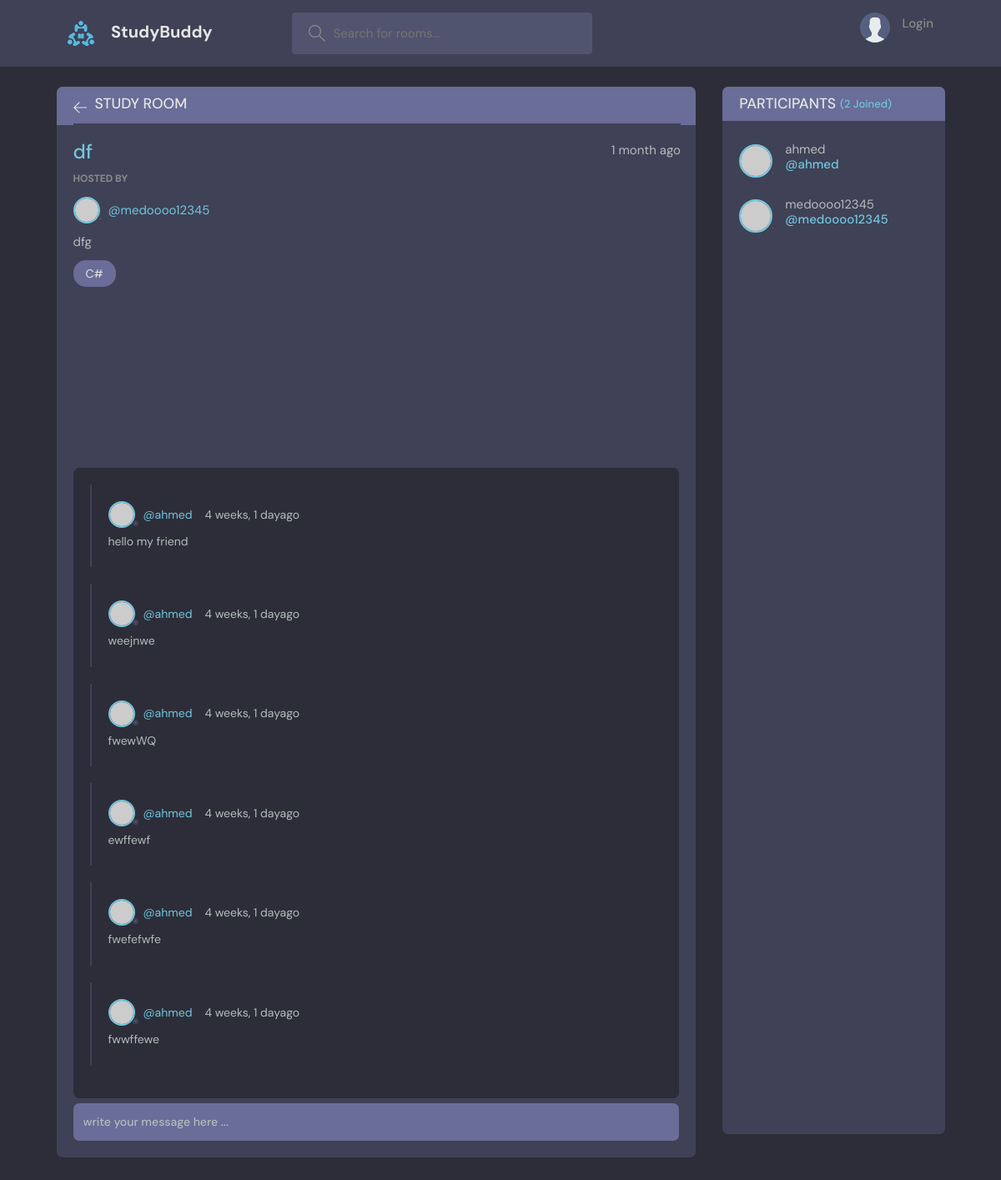
The app's page /room/5 with its own data.
### base/models.py (models this page shows, shortened)
class Room(models.Model):
    topic = models.ForeignKey(Topic, on_delete= models.SET_NULL, null=True )
    Host = models.ForeignKey(User, on_delete= models.SET_NULL, null=True)
    roomType = models.CharField(max_length = 50)
    participants = models.ManyToManyField(User ,related_name='participants', blank = True)
    description = models.TextField(null = True , blank=True)
    name = models.CharField(max_length = 200, null=True)
    updated = models.DateTimeField(auto_now=True)
    created = models.DateTimeField(auto_now_add=True)
    class Meta:
        ordering = ['-updated','-created']

class Topic(models.Model):
    name = models.CharField(max_length = 200)
    def __str__(self):
        return self.name

class message(models.Model):
    user = models.ForeignKey(User, on_delete=models.SET_NULL, null=True)
    room = models.ForeignKey(Room, on_delete= models.CASCADE)
    body = models.TextField()
    updated = models.DateTimeField(auto_now=True)
    created = models.DateTimeField(auto_now_add=True)
    class Meta:
        ordering = ['-updated','-created']

### base/views.py (the view, shortened to what this page needs)
# urls.py: path('room/<str:pk>',views.room,name='room'),
def room(request, pk):
    room = Room.objects.get(id=pk)
    messages = room.message_set.all()
    Participants = room.participants.all()
    context = {
    'room':room,
    'msg':messages,
    'Participants':Participants
    }
    return render(request,'base/room.html', context)

### base/Templates/base/room.html (shortened to what this page needs)
{%extends 'main.html'%}
{%block content %}
    <main class="profile-page layout layout--2">
      <div class="container">
        <div class="room">
          <div class="room__top">
            <div class="room__topLeft">
              <a href="{{request.META.HTTP_REFERER}}">
                <svg version="1.1" xmlns="http://www.w3.org/2000/svg" width="32" height="32" viewBox="0 0 32 32">
                  <title>arrow-left</title>
                  <path
                    d="M13.723 2.286l-13.723 13.714 13.719 13.714 1.616-1.611-10.96-10.96h27.625v-2.286h-27.625l10.965-10.965-1.616-1.607z"
                  ></path>
                </svg>
              </a>
              <h3>Study Room</h3>
            </div>
          </div>
          <div class="room__box scroll">
            <div class="room__header scroll">
              <div class="room__info">
                <h3>{{room.name}}</h3>
                <span>{{room.created|timesince}} ago</span>
              </div>
              <div class="room__hosted">
                <p>Hosted By</p>
                <a href="{%url 'profile' room.Host.id%}" class="room__author">
                  <div class="avatar avatar--small">
                    <img src="https://randomuser.me/api/portraits/men/37.jpg" />
                  </div>
                  <span>@{{room.Host}}</span>
                </a>
              </div>
              <div class="room__details">
               {{room.description}}
              </div>
              <span class="room__topics">{{room.topic}}</span>
            </div>
            <div class="room__conversation">
              <div class="threads scroll">
                {%for message in msg%}
                <div class="thread">
                  <div class="thread__top">
                    <div class="thread__author">
                      <a href="{%url 'profile' message.user.id%}" class="thread__authorInfo">
                        <div class="avatar avatar--small">
                          <img src="https://randomuser.me/api/portraits/men/37.jpg" />
                        </div>
                        <span>@{{message.user}}</span>
                      </a>
                      <span class="thread__date">{{ message.created|timesince}}ago</span>
                    </div>
              </div>
                  <div class="thread__details">
                    {{message.body}}
                  </div>
                </div>
                {%endfor%}
              </div>
            </div>
          </div>
          <div class="room__message">
            <form method="post" action="">
              <input  type="text" name="body" placeholder="write your message here ...">
          </form>
          </div>
        </div>
        <div class="participants">
          <h3 class="participants__top">Participants <span>({{room.participants.count}} Joined)</span></h3>
          <div class="participants__list scroll">
            {%for Participant in Participants%}
            <a href="{%url 'profile' Participant.id %}" class="participant">
              <div class="avatar avatar--medium">
                <img src="https://randomuser.me/api/portraits/men/37.jpg" />
              </div>
              <p>
                {{Participant.username}}
                <span>@{{Participant.username}}</span>
              </p>
            </a>
            {%endfor%}
          </div>
        </div>
      </div>
    </main>
{%endblock%}

### records on screen
Room: name "df", created "1 month", Host "medoooo12345", description "dfg", topic "C#", participants.count "2"
message: user "ahmed", created "4 weeks, 1 day", body "hello my friend"
message: user "ahmed", created "4 weeks, 1 day", body "weejnwe"
message: user "ahmed", created "4 weeks, 1 day", body "fwewWQ"
message: user "ahmed", created "4 weeks, 1 day", body "ewffewf"
message: user "ahmed", created "4 weeks, 1 day", body "fwefefwfe"
message: user "ahmed", created "4 weeks, 1 day", body "fwwffewe"

### other values on screen
{{ Participant.username }} "ahmed"
{{ Participant.username }} "medoooo12345"
